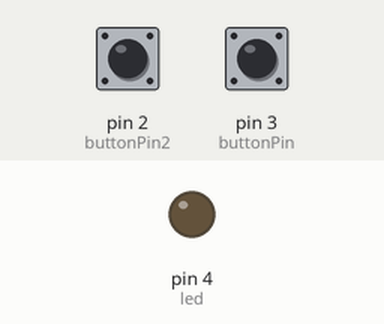
The sketch below on a simulated Arduino Uno, built with avr-gcc and run on an emulated ATmega328P. On the bench: output pins drawn as LEDs (lit = HIGH). The inputs (shaded band) are chosen by the test bench; at power-on: pin 2 (buttonPin2) LOW, pin 3 (buttonPin) LOW.

Above: at 1.2 s.
1.3 s: pin 2 (buttonPin2) pulled HIGH for 0.15 s
At 2.1 s:
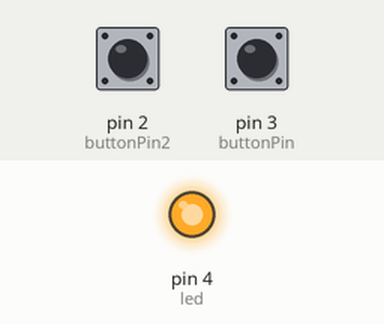
2.9 s: pin 3 (buttonPin) pulled HIGH for 0.15 s
At 3.3 s:
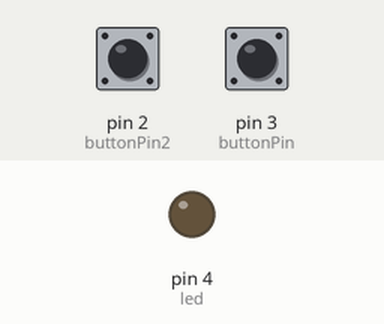
4.5 s: pin 2 (buttonPin2) pulled HIGH for 1 s
At 5.8 s:
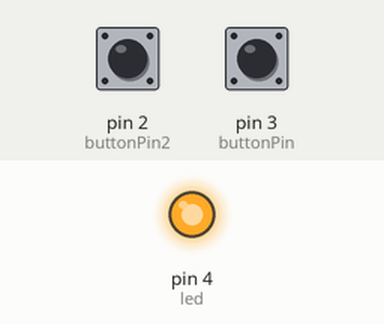
Timing chart, 0 to 7.5 s (numbered marks = the images above; inputs shaded):
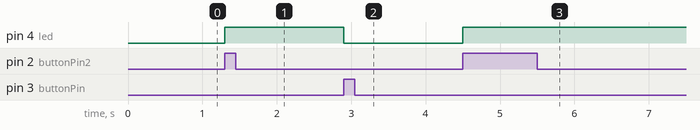

Measured:
- after the input at 1.3 s, pin 4 (led): LOW → HIGH at once
- after the input at 2.9 s, pin 4 (led): HIGH → LOW at once
- after the input at 4.5 s, pin 4 (led): LOW → HIGH at once

The sketch:

On-Off_schakeling.ino
```cpp
const int buttonPin = 3;
const int buttonPin2 = 2;
const int led = 4;

int buttonState = 0;
int buttonState1 = 0;

// the setup function runs once when you press reset or power the board
void setup() {
  // initialize digital pin LED_BUILTIN as an output.
  pinMode(led, OUTPUT);
  pinMode(buttonPin2, INPUT);

}

// the loop function runs over and over again forever
void loop() {
  buttonState = digitalRead(buttonPin2);
  buttonState1 = digitalRead(buttonPin);

  if (buttonState == HIGH)
  {
    // turn LED on:
    digitalWrite(led, HIGH);
  }
  if (buttonState1 == HIGH)
  {
    // turn LED off:
    digitalWrite(led, LOW);
  }
}
```
